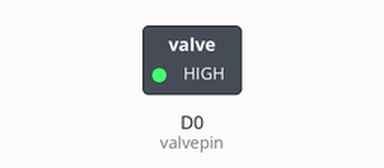
A sketch run on a simulated ESP8266 (NodeMCU). Parts: switched loads named in the sketch (green lamp = pin HIGH). WiFi joins after 1.5 s; servers stay silent unless stated; the Firebase database answers and starts empty; what the sketch prints to the serial monitor is not drawn.

Above: at 2.5 s.
At 5.6 s:
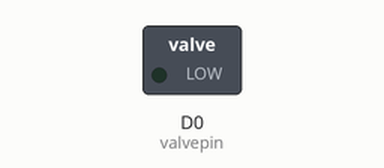
Timing chart, 0 to 10.0 s (numbered marks = the images above):
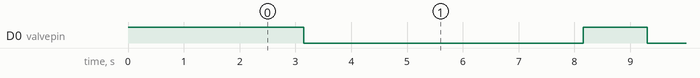

The sketch:

Code_For_Solenoid_Valve.ino
```cpp
#include <ESP8266WiFi.h>
#include <FirebaseArduino.h>

// Config Firebase
#define FIREBASE_HOST "smart-w-ee697.firebaseio.com"
#define FIREBASE_AUTH "54oR8PtPPFJh4vgh7tHMIIQgoiSecYcYWBZY44ZB"

// Config connect WiFi
#define WIFI_SSID "Korn"
#define WIFI_PASSWORD "88888888999"

int valvepin = D0;
void setup() {
  pinMode(valvepin, OUTPUT);
  digitalWrite(valvepin, HIGH);
  // put your setup code here, to run once:
  Serial.begin(9600);
  Serial.println(WiFi.localIP());
  WiFi.begin(WIFI_SSID, WIFI_PASSWORD);
  Serial.print("connecting");
  while (WiFi.status() != WL_CONNECTED) {
    Serial.print(".");
    delay(1000);
  }
  Serial.println();
  Serial.print("connected: ");
  Serial.println(WiFi.localIP());


  Firebase.begin(FIREBASE_HOST, FIREBASE_AUTH);

}
 int a;

void loop() {
  {
  a=Firebase.getInt("Total/num");
  if(Firebase.failed()){
    Serial.println(Firebase.error());
   }
  else{
  Serial.println(a);

  }
 }
 digitalWrite(valvepin, HIGH);
 delay(1000);
 if(a<=30){
 digitalWrite(valvepin, LOW);
  delay(5000);
  digitalWrite(valvepin, HIGH);
  }
  else if (a<=50&&a>30)
  {digitalWrite(valvepin, LOW);
  delay(500);
  digitalWrite(valvepin, HIGH);
    }
}
```

Measured:
- by itself, D0 (valvepin): alternates HIGH for 1.2 s and LOW for 5.0 s
